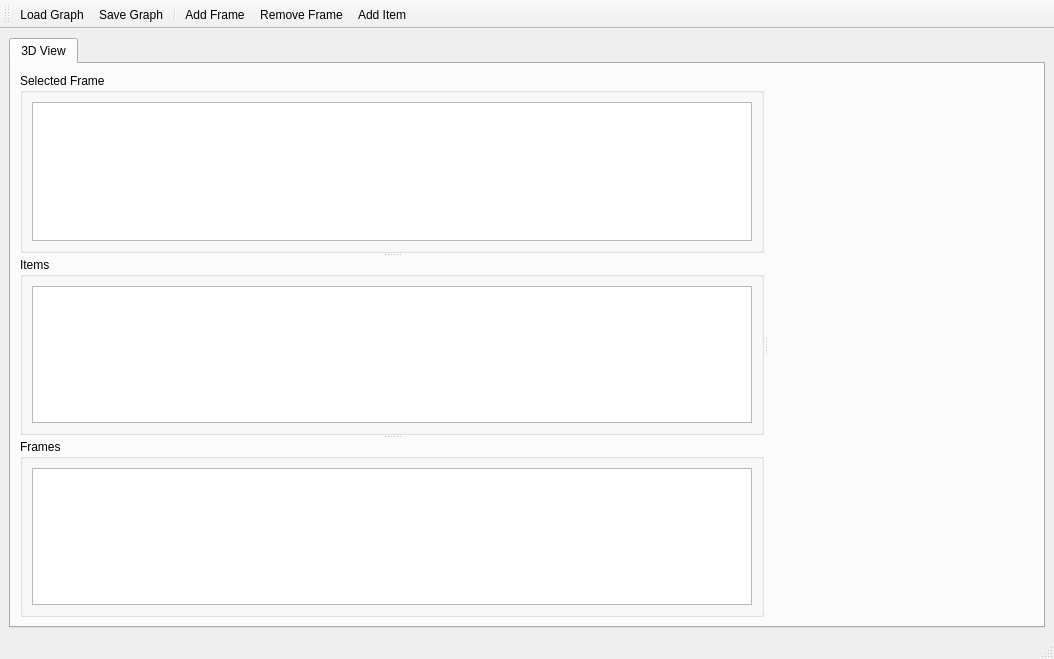
<?xml version="1.0" encoding="UTF-8"?>
<ui version="4.0">
 <class>MainWindow</class>
 <widget class="QMainWindow" name="MainWindow">
  <property name="geometry">
   <rect>
    <x>0</x>
    <y>0</y>
    <width>1054</width>
    <height>659</height>
   </rect>
  </property>
  <property name="windowTitle">
   <string>Envire Visualizer</string>
  </property>
  <widget class="QWidget" name="centralwidget">
   <layout class="QHBoxLayout" name="horizontalLayout_6">
    <item>
     <widget class="QTabWidget" name="tabWidget">
      <property name="currentIndex">
       <number>0</number>
      </property>
      <widget class="QWidget" name="tab">
       <attribute name="title">
        <string>3D View</string>
       </attribute>
       <layout class="QHBoxLayout" name="horizontalLayout_4">
        <item>
         <widget class="QSplitter" name="splitter_3">
          <property name="orientation">
           <enum>Qt::Horizontal</enum>
          </property>
          <widget class="QSplitter" name="splitter_2">
           <property name="orientation">
            <enum>Qt::Vertical</enum>
           </property>
           <widget class="QGroupBox" name="frameGroupBox">
            <property name="title">
             <string>Selected Frame</string>
            </property>
            <layout class="QHBoxLayout" name="horizontalLayout_2">
             <item>
              <widget class="QTreeView" name="treeView"/>
             </item>
            </layout>
           </widget>
           <widget class="QSplitter" name="splitter">
            <property name="orientation">
             <enum>Qt::Vertical</enum>
            </property>
            <widget class="QGroupBox" name="groupBoxItems">
             <property name="title">
              <string>Items</string>
             </property>
             <layout class="QHBoxLayout" name="horizontalLayout_3">
              <item>
               <widget class="QTableView" name="tableViewItems"/>
              </item>
             </layout>
            </widget>
            <widget class="QGroupBox" name="groupBox_2">
             <property name="title">
              <string>Frames</string>
             </property>
             <layout class="QHBoxLayout" name="horizontalLayout">
              <item>
               <widget class="QListWidget" name="listWidget"/>
              </item>
             </layout>
            </widget>
           </widget>
          </widget>
          <widget class="vizkit3d::Vizkit3DWidget" name="Vizkit3DWidget" native="true"/>
         </widget>
        </item>
       </layout>
      </widget>
     </widget>
    </item>
   </layout>
  </widget>
  <widget class="QMenuBar" name="menubar">
   <property name="geometry">
    <rect>
     <x>0</x>
     <y>0</y>
     <width>1054</width>
     <height>27</height>
    </rect>
   </property>
  </widget>
  <widget class="QStatusBar" name="statusbar"/>
  <widget class="QToolBar" name="toolBar">
   <property name="windowTitle">
    <string>toolBar</string>
   </property>
   <attribute name="toolBarArea">
    <enum>TopToolBarArea</enum>
   </attribute>
   <attribute name="toolBarBreak">
    <bool>false</bool>
   </attribute>
   <addaction name="actionLoad_Graph"/>
   <addaction name="actionSave_Graph"/>
   <addaction name="separator"/>
   <addaction name="actionAdd_Frame"/>
   <addaction name="actionRemove_Frame"/>
   <addaction name="actionAdd_Item"/>
  </widget>
  <action name="actionAdd_Frame">
   <property name="text">
    <string>Add Frame</string>
   </property>
   <property name="toolTip">
    <string>Add a new frame to the envire graph</string>
   </property>
  </action>
  <action name="actionRemove_Frame">
   <property name="text">
    <string>Remove Frame</string>
   </property>
   <property name="toolTip">
    <string>Remove the selected frame</string>
   </property>
  </action>
  <action name="actionLoad_Graph">
   <property name="text">
    <string>Load Graph</string>
   </property>
  </action>
  <action name="actionSave_Graph">
   <property name="text">
    <string>Save Graph</string>
   </property>
  </action>
  <action name="actionAdd_Item">
   <property name="text">
    <string>Add Item</string>
   </property>
  </action>
 </widget>
 <customwidgets>
  <customwidget>
   <class>vizkit3d::Vizkit3DWidget</class>
   <extends>QWidget</extends>
   <header>vizkit3d/Vizkit3DWidget.hpp</header>
  </customwidget>
 </customwidgets>
 <resources/>
 <connections/>
</ui>
